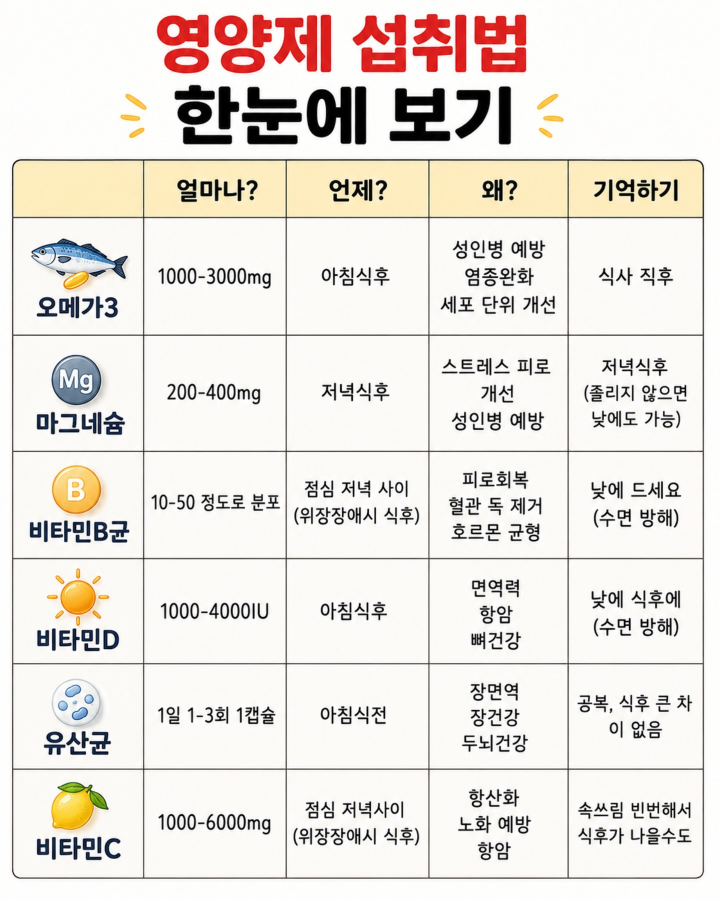
#> input picture 1_나만의캐러셀만들기/설계서기반/0_수집분석/게시물/2026-07-21_DbCrZx9k6nn/1.jpg, 1440 x 1800 px (shown at 1/2 size)
$ python -i '비슷한장검사.py'   (imports and definitions only)
#> lines starting #> are read from the running program, lines starting #| are printed output that depends on the picture; after the words box and inside, x2 and y2 are one past the last pixel; in counts of white or black regions, pixels touching at a corner belong together
"""캐러셀 한 편의 장 구성이 '비슷한 장 중복 금지' 규칙을 지키는지 확인한다.

작업 절차서 4단계 3:
1. 한 편 안에서 같은 모양 계열 장은 1장만(부품 이름이 달라도 같은 계열이면 같은 것으로 센다).
   부품 README `## 모양 계열` 줄에 '최대 N장'이 적힌 계열은 N장까지(원본이 한 편에 여러 장 쓰는 계열 — 부품README.py가 모양표에서 적는다).
2. 같은 약사님의 최근 3편과 표지 부품(첫 장)이 같지 않다.
3. 최근 3편과 장 모양 계열 순서가 똑같지 않다.
4. 최근 3편에 쓴 사진(바탕·본인·제품 사진)을 다시 쓰지 않는다(절차서 4단계 3 "편 사이 중복 금지").

모양 계열은 그 약사님 디자인 시스템 화면 부품 README의 `## 모양 계열` 다음 줄에서 읽는다
(예: `㉡ 격자 표 — 같은 계열: CoverTableCombo · GridTable · DoseTableCheck. ...` → 계열 이름 "격자 표").

편 구성 파일(편 폴더 `구성.json`):
  {"편": "774-1", "날짜": "2026-11-04", "부품": ["CoverPhotoList", "NumberedHeading", ...],
   "사진": ["AAAAAAAAAAA 2장", "BBBBBBBBBBB 7장", ...]}
  `사진`은 쓴 사진의 출처(원본 편 아이디·장 또는 공식 이미지 주소)를 적는다. 같은 출처면 같은 사진으로 본다.

사용
  python3 -I 도구/비슷한장검사.py <부품폴더> <새 편 구성.json> [최근 편 구성.json ...]
  - <부품폴더>: `<약사님폴더>/05_디자인시스템/부품` (부품마다 README.md가 있는 폴더)
  - 최근 편은 날짜가 늦은 3편만 본다(더 주면 날짜순으로 3편만).
  - `--약사님폴더 <폴더>`를 주면 `사진` 항목(`<편>/<장>`)을 `02_*/슬라이드/<편>/<장>.jpg`(또는 그대로 있는 경로)로 풀어
    그림을 읽어, 한 편 안과 최근 편 사이의 **같은 컷**(이름은 달라도 그림이 같음)도 `[같은 컷]` 으로 건다. 없으면 그림 견주기는 건너뛴다.
  통과하면 0, 걸리면 1로 끝난다.
"""
from __future__ import annotations

import json
import re
import sys
from pathlib import Path

sys.path.insert(0, str(Path(__file__).resolve().parent))
sys.path.insert(0, str(Path(__file__).resolve().parent / "부품"))
import 공통  # noqa: E402
from lib import 견본_높이, 크기_섞임  # noqa: E402
from PIL import Image, ImageFilter  # noqa: E402

작업폴더 = Path(__file__).resolve().parents[1]  # 상대 경로는 작업 폴더 기준

최근_편수 = 3


# [67 lines left out: functions 한도_읽기, 계열_읽기, 검사, 그림_경로, not called in this run]


def 컷_특징(경로: Path, 문턱밝음: int = 235, 문턱어둠: int = 25, 비율: float = 0.6, 칸: int = 32):
    """(회색 값 칸×칸 줄, 믿을 칸 줄). 4:5 보다 길면 위에서 4:5 로 자르고, 가운데 60%를 32×32 로 줄인다.
    아주 밝은(≥235)·아주 어두운(≤25) 곳(글 상자)은 5px 부풀려 믿을 칸에서 뺀다."""
#> called with 문턱밝음 = 235, 문턱어둠 = 25, 비율 = 0.6, 칸 = 32
    im = Image.open(경로).convert("L")
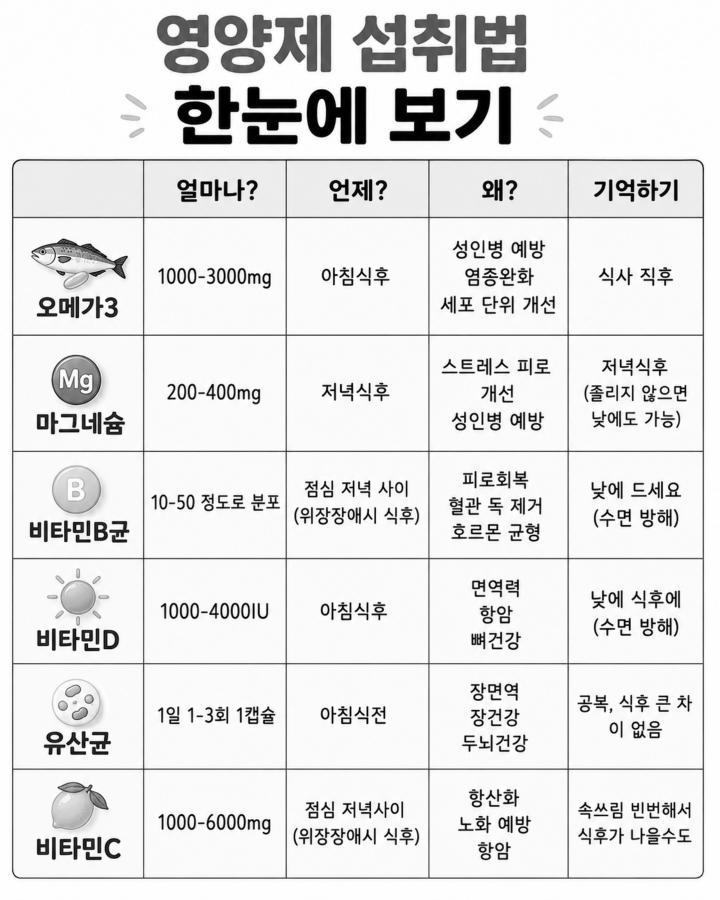
#> im: PIL image 1440x1800 L (shown at 1/2 size); min 0, max 255, mean 228.7
    w, h = im.size
#> w = 1440; h = 1800
    if w / h < 0.8:
        im = im.crop((0, 0, w, int(w / 0.8)))
        w, h = im.size
    im = im.crop((int(w * (1 - 비율) / 2), int(h * (1 - 비율) / 2), int(w * (1 + 비율) / 2), int(h * (1 + 비율) / 2)))
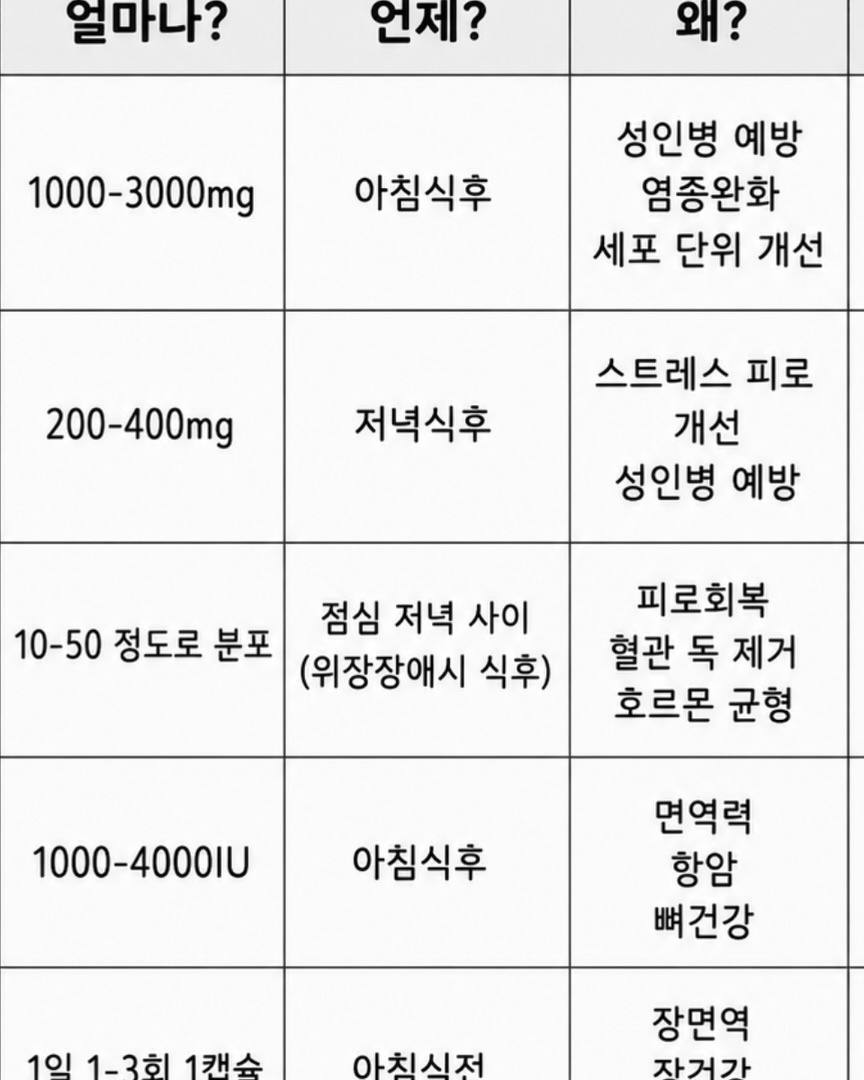
#> im: PIL image 864x1080 L; min 0, max 255, mean 233.3
    글 = im.resize((칸 * 4, 칸 * 4), Image.BOX).point(lambda v: 255 if v >= 문턱밝음 or v <= 문턱어둠 else 0).filter(ImageFilter.MaxFilter(5))
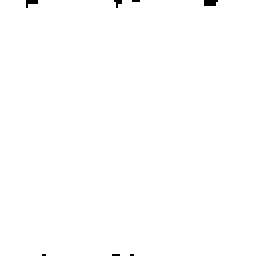
#> 글: PIL image 128x128 L (shown 2 times larger); 99.7% white; 7 black regions (7 under 20 px)
    g = 글.load()
    믿음 = [not any(g[x * 4 + i, y * 4 + j] for i in range(4) for j in range(4)) for y in range(칸) for x in range(칸)]
#> 믿음 = 1024 items, first 6: False, False, False, False, False, False
    return list(im.resize((칸, 칸), Image.BOX).tobytes()), 믿음


# [73 lines left out: functions 같은컷인가, 같은컷_검사, main, not called in this run]


# [2 lines not run here, left out]

>>> result = 컷_특징('../../설계서기반/0_수집분석/게시물/2026-07-21_DbCrZx9k6nn/1.jpg')

$ run again, on 1_나만의캐러셀만들기/설계서기반/0_수집분석/게시물/2026-07-21_DbCrZx9k6nn/3.jpg
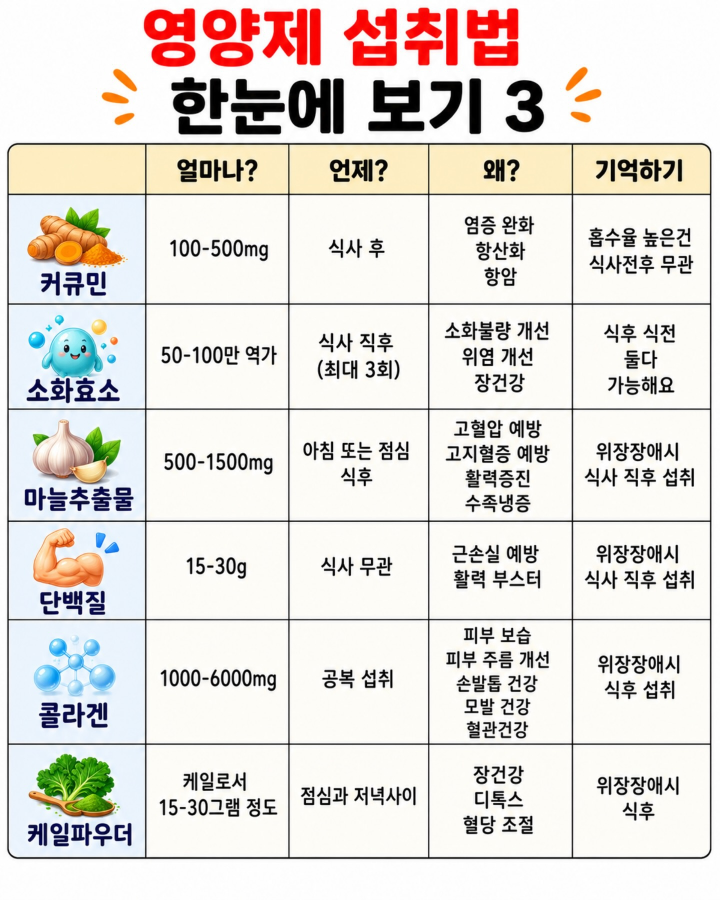
#> input picture 1_나만의캐러셀만들기/설계서기반/0_수집분석/게시물/2026-07-21_DbCrZx9k6nn/3.jpg, 1440 x 1800 px (shown at 1/2 size)
#> in 컷_특징, `im = Image.open(경로).convert("L")`:
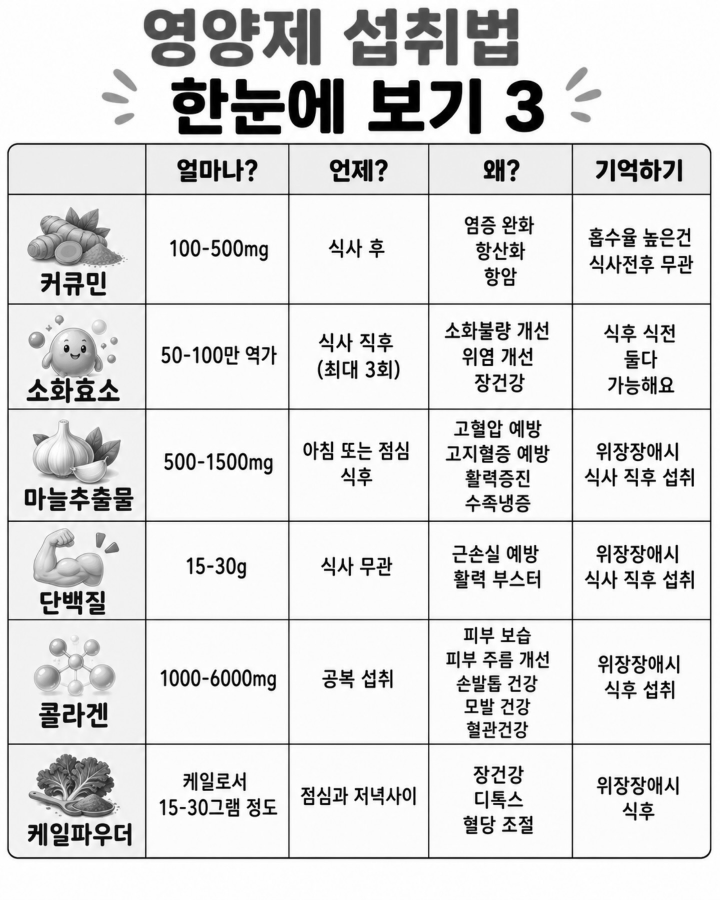
#> im: PIL image 1440x1800 L (shown at 1/2 size); min 0, max 255, mean 223
#> in 컷_특징, `im = im.crop((int(w * (1 - 비율) / 2), int(h * (1 - 비율) / 2), int(w * (1..`:
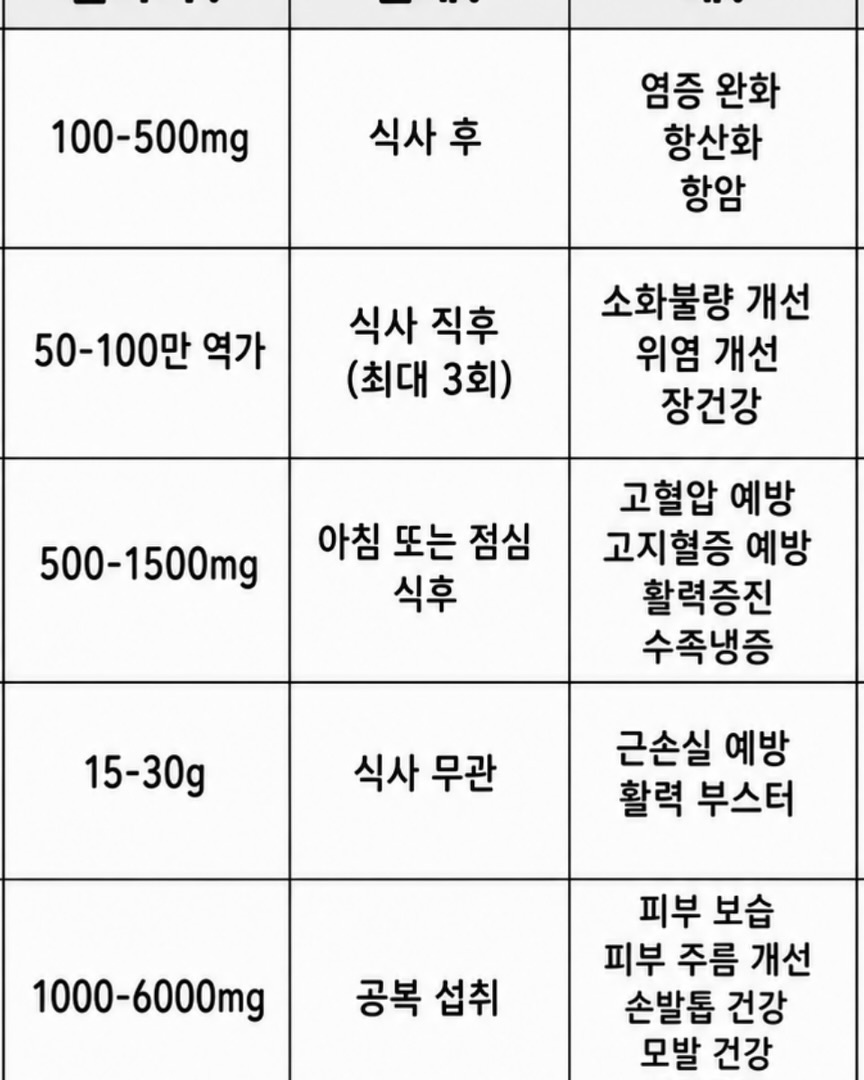
#> im: PIL image 864x1080 L; min 0, max 255, mean 230.6
#> 글: PIL image 128x128 L; 100% white; black in thin lines or dots, all inside (x1, y1, x2, y2) = (15, 91, 16, 92)
#> 믿음 = 1024 items, first 6: False, False, False, False, False, False

$ run again, on 1_나만의캐러셀만들기/설계서기반/0_수집분석/게시물/2026-07-21_DbCrZx9k6nn/4.jpg
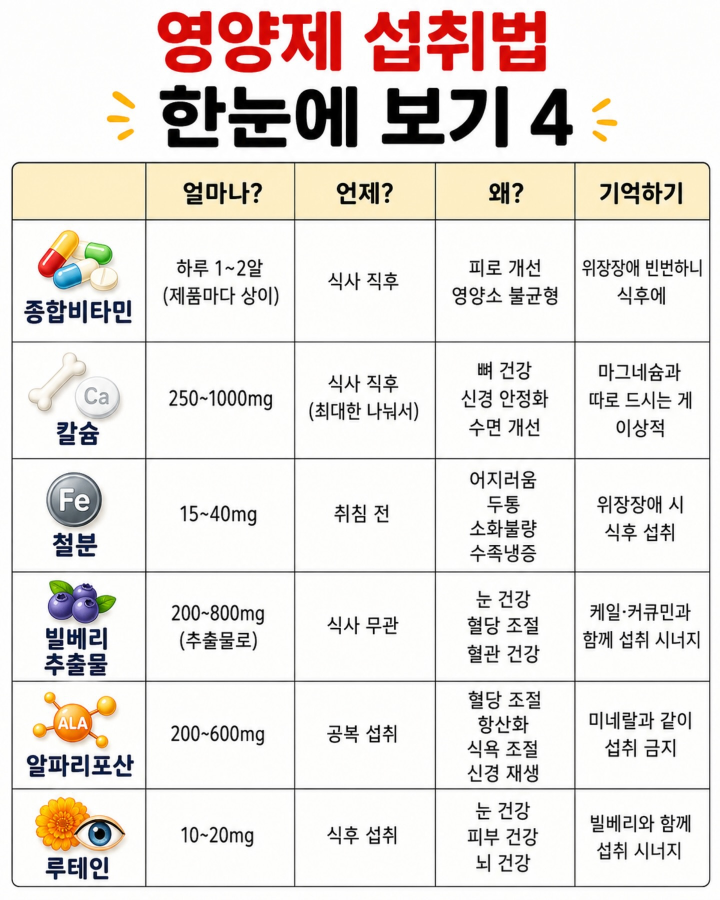
#> input picture 1_나만의캐러셀만들기/설계서기반/0_수집분석/게시물/2026-07-21_DbCrZx9k6nn/4.jpg, 1440 x 1800 px (shown at 1/2 size)
#> in 컷_특징, `im = Image.open(경로).convert("L")`:
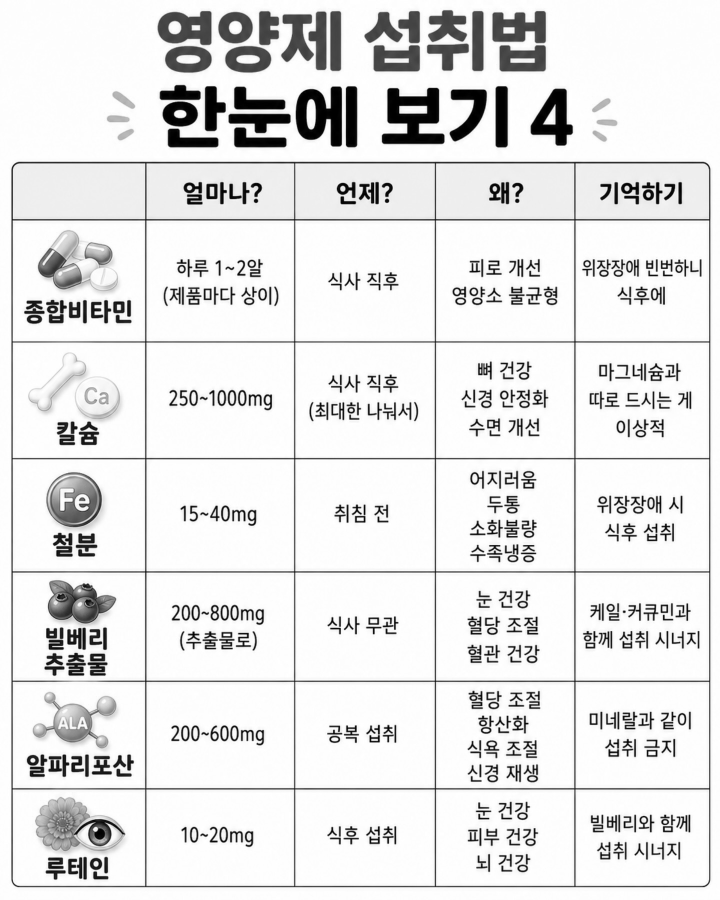
#> im: PIL image 1440x1800 L (shown at 1/2 size); min 0, max 255, mean 227.9
#> in 컷_특징, `im = im.crop((int(w * (1 - 비율) / 2), int(h * (1 - 비율) / 2), int(w * (1..`:
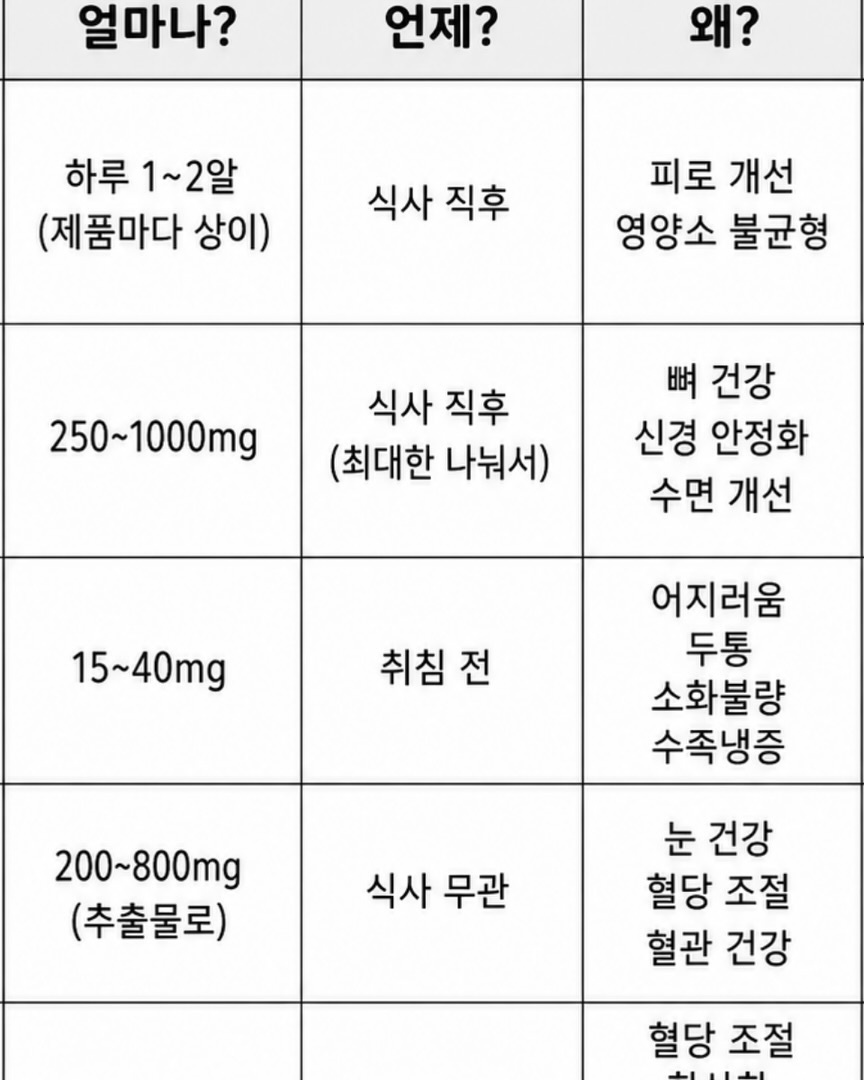
#> im: PIL image 864x1080 L; min 0, max 255, mean 235.7
#> 글: PIL image 128x128 L; 99.9% white; black in thin lines or dots, all inside (x1, y1, x2, y2) = (14, 0, 107, 4)
#> 믿음 = 1024 items, first 6: False, False, False, False, False, False
